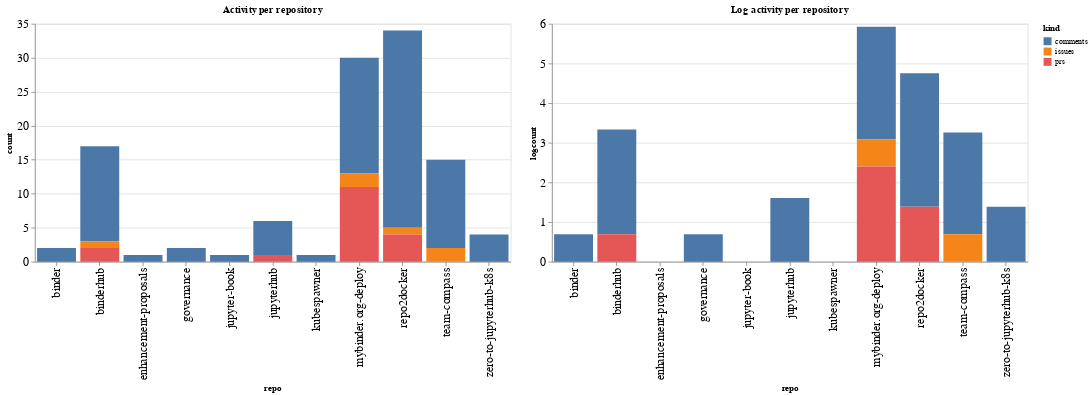

Notebook source saved alongside this figure:
### Code cell
ch1 = alt.Chart(repo_summaries, width=600, title="Activity per repository").mark_bar().encode(
    x='repo',
    y='count',
    color='kind',
    tooltip="kind"
)

ch2 = alt.Chart(repo_summaries, width=600, title="Log activity per repository").mark_bar().encode(
    x='repo',
    y='logcount',
    color='kind',
    tooltip="kind"
)

ch1 | ch2

### Figure 1 — Vega-Lite specification as saved in the notebook (floating-point values rounded to 4 significant figures)
{"config": {"axisLeft": {"labelFontSize": 15}, "axisBottom": {"labelFontSize": 15}}, "hconcat": [{"mark": "bar", "encoding": {"color": {"type": "nominal", "field": "kind"}, "tooltip": {"type": "nominal", "field": "kind"}, "x": {"type": "nominal", "field": "repo"}, "y": {"type": "quantitative", "field": "count"}}, "title": "Activity per repository", "width": 600}, {"mark": "bar", "encoding": {"color": {"type": "nominal", "field": "kind"}, "tooltip": {"type": "nominal", "field": "kind"}, "x": {"type": "nominal", "field": "repo"}, "y": {"type": "quantitative", "field": "logcount"}}, "title": "Log activity per repository", "width": 600}], "data": {"name": "data-5f03a3b9d09460e01858c2d48410dbf8"}, "$schema": "https://vega.github.io/schema/vega-lite/v4.8.1.json", "datasets": {"data-5f03a3b9d09460e01858c2d48410dbf8": [{"repo": "binder", "kind": "comments", "count": 2, "logcount": 0.6931}, {"repo": "binderhub", "kind": "comments", "count": 14, "logcount": 2.639}, {"repo": "binderhub", "kind": "issues", "count": 1, "logcount": 0.0}, {"repo": "binderhub", "kind": "prs", "count": 2, "logcount": 0.6931}, {"repo": "enhancement-proposals", "kind": "comments", "count": 1, "logcount": 0.0}, {"repo": "governance", "kind": "comments", "count": 2, "logcount": 0.6931}, {"repo": "jupyter-book", "kind": "comments", "count": 1, "logcount": 0.0}, {"repo": "jupyterhub", "kind": "comments", "count": 5, "logcount": 1.609}, {"repo": "jupyterhub", "kind": "prs", "count": 1, "logcount": 0.0}, {"repo": "kubespawner", "kind": "comments", "count": 1, "logcount": 0.0}, {"repo": "mybinder.org-deploy", "kind": "comments", "count": 17, "logcount": 2.833}, {"repo": "mybinder.org-deploy", "kind": "issues", "count": 2, "logcount": 0.6931}, {"repo": "mybinder.org-deploy", "kind": "prs", "count": 11, "logcount": 2.398}, {"repo": "repo2docker", "kind": "comments", "count": 29, "logcount": 3.367}, {"repo": "repo2docker", "kind": "issues", "count": 1, "logcount": 0.0}, {"repo": "repo2docker", "kind": "prs", "count": 4, "logcount": 1.386}, {"repo": "team-compass", "kind": "comments", "count": 13, "logcount": 2.565}, {"repo": "team-compass", "kind": "issues", "count": 2, "logcount": 0.6931}, {"repo": "zero-to-jupyterhub-k8s", "kind": "comments", "count": 4, "logcount": 1.386}]}}
